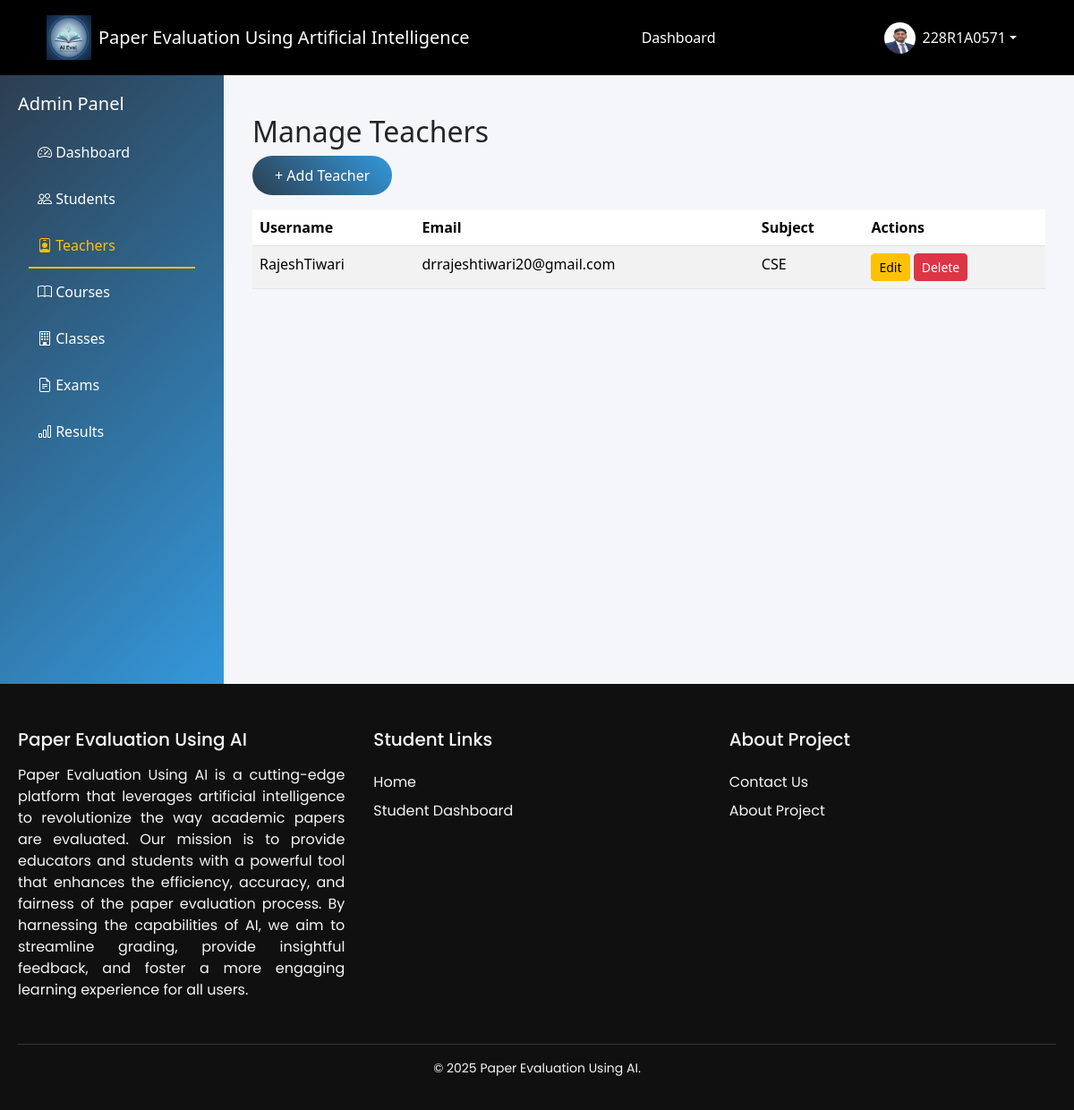
Screenshot of /dashboard/admin/teachers/ (signed in) with the database file from the repository.
### Accounts/models.py (models this page shows, shortened)
class User(AbstractUser):
    ROLE_CHOICES = [
        ('admin', 'Admin'),
        ('teacher', 'Teacher'),
        ('student', 'Student'),
    ]
    role = models.CharField(max_length=10, choices=ROLE_CHOICES)
    phone = models.CharField(max_length=15, blank=True)

class Student(models.Model):
    user = models.OneToOneField(User, on_delete=models.CASCADE, related_name='student_profile')
    roll_number = models.CharField(max_length=20)
    profile_image = models.ImageField(
        upload_to='profile/',
        storage=cloudinary_storage,
        blank=True,
        null=True
    )
    student_class = models.ForeignKey(Class, on_delete=models.SET_NULL, null=True, blank=True)
    course = models.CharField(max_length=50, default="BTECH")
    branch = models.CharField(max_length=50)
    YEAR_CHOICES = [
        (1, "1st Year"),
        (2, "2nd Year"),
        (3, "3rd Year"),
        (4, "4th Year"),
    ]
    year = models.IntegerField(choices=YEAR_CHOICES)
    dob = models.DateField()
    attendance = models.FloatField(default=88.0)
    cgpa = models.FloatField(default=8.8)
    created_at = models.DateTimeField(auto_now_add=True)

class Teacher(models.Model):
    user = models.OneToOneField(
        User, on_delete=models.CASCADE, related_name='teacher_profile'
    )
    profile_image = models.ImageField(
        upload_to='profile/',
        storage=cloudinary_storage,
        blank=True,
        null=True
    )
    department = models.CharField(max_length=100)
    courses = models.ManyToManyField(Course, related_name='teachers')
    classes = models.ManyToManyField(Class, related_name='teachers')

### Dashboards/views.py (the view)
# urls.py: path('admin/teachers/', views.manage_teachers, name='manage_teachers'),
def manage_teachers(request):
    teachers = Teacher.objects.select_related('user').all()
    return render(request, "admin/manage_teachers/manage_teachers.html", {"teachers": teachers})

### Dashboards/templates/admin/manage_teachers/manage_teachers.html (shortened to what this page needs)
{% extends "admin/admin_base.html" %}
{% block manage_teachers_active %}active{% endblock manage_teachers_active %}
{% block admin_content %}
<div class="container mt-4">
    <h2>Manage Teachers</h2>
    <a href="{% url 'add_teacher' %}" class="btn btn-primary">
        + Add Teacher
    </a>
    <table class="table table-striped mt-3">
        <thead>
            <tr>
                <th>Username</th>
                <th>Email</th>
                <th>Subject</th>
                <th>Actions</th>
            </tr>
        </thead>
        <tbody>
            {% for teacher in teachers %}
            <tr>
                <td>{{ teacher.user.username }}</td>
                <td>{{ teacher.user.email }}</td>
                <td>{{ teacher.department }}</td>
                <td>
                    <a href="{% url 'edit_teacher' teacher.id %}" class="btn btn-sm btn-warning">Edit</a>
                    <form action="{% url 'delete_teacher' teacher.id %}" method="POST" style="display:inline;">
                        <button class="btn btn-sm btn-danger">Delete</button>
                    </form>
                </td>
            </tr>
            {% endfor %}
        </tbody>
    </table>
</div>
{% endblock %}

### templates/base.html (shortened to what this page needs)
{% load static %}
<!DOCTYPE html>
<html lang="en">
<head>
    <link href="https://cdn.jsdelivr.net/npm/bootstrap@5.3.3/dist/css/bootstrap.min.css" rel="stylesheet">
    <link href="https://cdn.jsdelivr.net/npm/bootstrap-icons@1.10.5/font/bootstrap-icons.css" rel="stylesheet">
    <link rel="stylesheet" href="{% static "css/base.css" %}" />
    <link rel="stylesheet" href="https://cdnjs.cloudflare.com/ajax/libs/toastr.js/latest/toastr.min.css">
    <link href="https://cdn.jsdelivr.net/npm/bootstrap-icons@1.10.5/font/bootstrap-icons.css" rel="stylesheet">
    <link rel="stylesheet" href="https://cdnjs.cloudflare.com/ajax/libs/font-awesome/6.4.0/css/all.min.css">
</head>
<body class="d-flex flex-column">
    <nav class="navbar navbar-expand-lg navbar-dark ">
        <div class="container-fluid">
            <a class="navbar-brand d-flex align-items-center" href="/">
                <img src="{% static 'images/logo.png' %}" width="50" height="50" alt="Beast Logo" class="me-2">
                <span class="brand-text">Paper Evaluation Using Artificial Intelligence</span>
            </a>
            <div class="d-flex flex-wrap align-items-center justify-content-between w-100">
                <ul class="navbar-nav mx-auto">
                    {% if request.user.is_authenticated %}
                    {% if request.user.is_superuser %}
                    <li class="nav-item">
                        <a class="nav-link {% block admin_dashactive %}{% endblock admin_dashactive %}" href="{% url 'admin_dashboard' %}">Dashboard</a>
                    </li>
                    <li class="nav-item">
                        <a class="nav-link" href="{% url 'admin:index' %}">Django Admin</a>
                    </li>
                    {% else %}
                        {% if request.user.role == "teacher" %}
                        <li class="nav-item">
                            <a
                                class="nav-link {% block teacher_dashactive %}{% endblock teacher_dashactive %} "
                                href="{% url "teacher_dashboard" %}">Dashboard</a>
                        </li>
                        {% elif request.user.role == "student" %}
                        <li class="nav-item">
                            <a
                                class="nav-link {% block student_dashactive %}{% endblock student_dashactive %}  "
                                href="{% url "student_dashboard" %}">Dashboard</a>
                        </li>
                        {% endif %}
                    {% endif %}
                    {% endif %}
                </ul>
                <div class="d-flex align-items-center gap-2">
                    {% if request.user.is_authenticated %}
                    <div class="dropdown">
                        <button class="btn dropdown-toggle text-light d-flex align-items-center border-0 bg-transparent"
                            id="userDropdown" data-bs-toggle="dropdown" aria-expanded="false">
                            {% if request.user.role == "student" %}
                            <img src="{{ request.user.student_profile.profile_image.url }}" class="rounded-circle me-2"
                                width="35" height="35">
                            {% elif request.user.role == "teacher" %}
                            <img src="{{ request.user.teacher_profile.profile_image.url }}" class="rounded-circle me-2"
                                width="35" height="35">
                            {% else %}
                            <img src="{% static "images/image.png" %}" class="rounded-circle me-2" width="35" height="35">
                            {% endif %}
                            {{ request.user.username }}
                        </button>
                    </div>
                    {% endif %}
                </div>
            </div>
        </div>
    </nav>
    <main class="flex-grow-1">
        {% block body %}
        {% endblock body %}
    </main>
    <footer class="footer">
        <div class="footer-container">
            <div class="footer-column first-column">
            <h3>Paper Evaluation Using AI</h3>
            <p style="text-align: justify;">
                Paper Evaluation Using AI is a cutting-edge platform that leverages artificial intelligence to revolutionize the way academic papers are evaluated. Our mission is to provide educators and students with a powerful tool that enhances the efficiency, accuracy, and fairness of the paper evaluation process. By harnessing the capabilities of AI, we aim to streamline grading, provide insightful feedback, and foster a more engaging learning experience for all users.
            </p>
            </div>
            <div class="footer-column">
            <h4>Student Links</h4>
            <ul>
                <li><a href="/">Home</a></li>
                <li><a href="{% url "student_dashboard" %}">Student Dashboard</a></li>
            </ul>
            </div>
            <div class="footer-column">
            <h4>About Project</h4>
            <ul>
                <li><a href="/contactus">Contact Us</a></li>
                <li><a href="{% url "aboutproject" %}">About Project</a></li>
            </ul>
            </div>
        </div>
        <div class="footer-bottom">
            <p>&copy; 2025 Paper Evaluation Using AI.</p>
        </div>
    </footer>
</body>
</html>

### static/css/base.css (style rules this page uses)
body { margin: 0; padding: 0; background-color: #f4f2ed; font-family: 'Poppins', sans-serif; }
.navbar { background-color: #000 !important; padding: 12px 40px; }
.navbar .container-fluid { display: flex; align-items: center; justify-content: space-between; }
.navbar-nav { margin: 0 auto; }
.nav-link { padding: 6px 12px; margin: 0; }
.nav-link { color: #fff !important; font-weight: 400; margin: 0 12px; position: relative; transition: all 0.3s ease; }
.nav-link::after { content: ""; position: absolute; width: 0; height: 2px; bottom: -4px; left: 0; background-color: currentColor; transition: width 0.3s ease; }
a { position: relative; text-decoration: none; color: inherit; transition: color 0.3s ease; }
a::after { content: ""; position: absolute; width: 0; height: 2px; left: 0; bottom: -2px; background: currentColor; transition: width 0.3s ease; }
.footer { background-color: #101010; color: #f5f5f5; padding: 50px 20px 20px; font-family: 'Poppins', sans-serif; overflow: hidden; }
.footer-container { display: flex; flex-wrap: wrap; justify-content: space-between; gap: 2rem; max-width: 1200px; margin: 0 auto; }
.footer-column { flex: 1 1 200px; min-width: 200px; }
.footer-column h3, .footer-column h4 { margin-bottom: 1rem; font-size: 1.25rem; position: relative; display: inline-block; }
.footer-column ul { list-style: none; padding: 0; margin: 0; }
.footer-column ul li { margin: 0.5rem 0; }
.footer-column ul li a { color: #f5f5f5; text-decoration: none; position: relative; transition: color 0.3s ease; }
.footer-column ul li a::after { content: ''; position: absolute; bottom: -2px; left: 0; height: 2px; width: 0; background-color: #ffc107 ; transition: width 0.3s ease; }
.footer-bottom { border-top: 1px solid #333; text-align: center; margin-top: 2rem; padding-top: 1rem; font-size: 0.875rem; }

### Dashboards/templates/admin/admin_base.html (style rules this page uses)
:root { --primary-color: #2c3e50; --secondary-color: #3498db; --success-color: #27ae60; --danger-color: #e74c3c; --warning-color: #f39c12; }
body { background-color: #f8f9fa; font-family: 'Segoe UI', Tahoma, Geneva, Verdana, sans-serif; }
.btn-primary { background: linear-gradient(45deg, var(--primary-color), var(--secondary-color)); border: none; border-radius: 25px; padding: 10px 25px; }

### rows the page displays
User: user.student_profile.profile_image (picture), user.username "228R1A0571"
Teacher: user.username "RajeshTiwari", user.email "drrajeshtiwari20@gmail.com", department "CSE"
